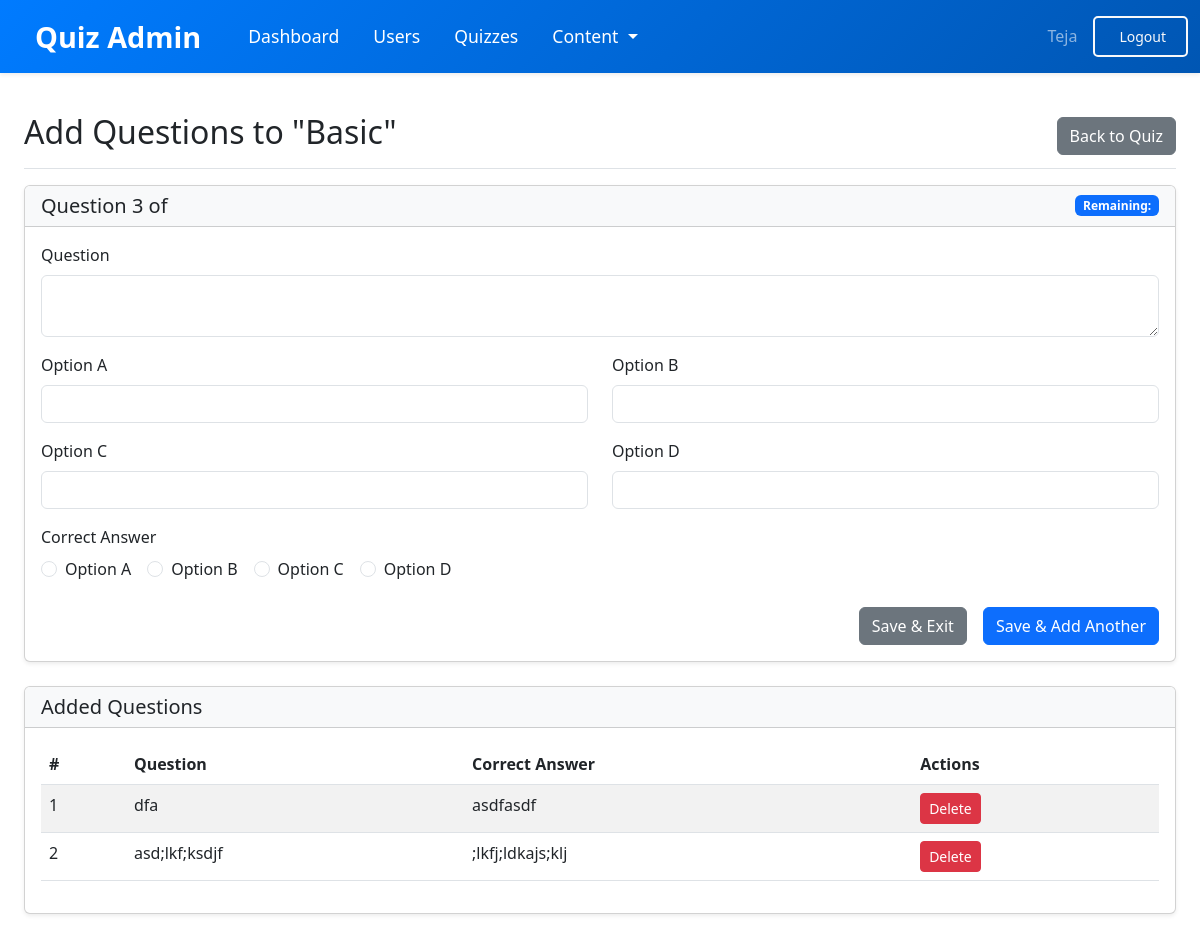
The page /admin/quiz/1/add_questions (signed in) on the database its author committed.
### models/models.py (models this page shows)
class User(db.Model , UserMixin):
    __tablename__ = 'user'
    id = db.Column(db.Integer , primary_key = True,autoincrement=True)
    email = db.Column(db.String(150) , unique=True)
    password = db.Column(db.String(150))
    name = db.Column(db.String(150))
    qualification = db.Column(db.String(150))
    dob = db.Column(db.Date, nullable=True)
    is_admin = db.Column(db.Boolean, default=False)
    scores = db.relationship('Score', backref='user', lazy=True)

class Quiz(db.Model , UserMixin):
    __tablename__ = 'quiz'
    id = db.Column(db.Integer , primary_key = True,autoincrement=True)
    Chapter_id = db.Column(db.Integer , db.ForeignKey('chapter.id'),nullable=False)
    date_of_quiz = db.Column(db.DateTime, nullable=False, default=datetime.utcnow)
    title = db.Column(db.String(20) , nullable=False)
    time_duration = db.Column(db.String(5), nullable=False)
    description = db.Column(db.Text)
    questions = db.relationship('Question', backref='quiz', lazy=True)
    scores = db.relationship('Score', backref='quiz', lazy=True)

class Question(db.Model,UserMixin):
    __tablename__ = 'question'
    id = db.Column(db.Integer , primary_key = True,autoincrement=True)
    quiz_id = db.Column(db.Integer,db.ForeignKey('quiz.id'),nullable=False)
    quest = db.Column(db.Text,nullable=False)
    option1 = db.Column(db.String(255), nullable=False)
    option2 = db.Column(db.String(255), nullable=False)
    option3 = db.Column(db.String(255), nullable=False)
    option4 = db.Column(db.String(255), nullable=False)
    answer = db.Column(db.Integer,nullable=False)

### models/admin.py (the view, shortened to what this page needs)
@admin.route('/quiz/<int:quiz_id>/add_questions', methods=['GET', 'POST'])
@login_required
@admin_required
def add_questions(quiz_id):
    from .models import Quiz, Question
    quiz = Quiz.query.get_or_404(quiz_id)
    existing_questions = Question.query.filter_by(quiz_id=quiz_id).all()
    questions_count = len(existing_questions)
    return render_template('admin/add_questions.html',
                          user=current_user,
                          quiz=quiz,
                          questions_count=questions_count,
                          existing_questions=existing_questions)

### models/__init__.py (called while the page is built)
def create_app():
    app = Flask(__name__, template_folder=r'C:\Users\DELL\OneDrive\Desktop\quiz-app(final)\quiz-application\templates')
    app.config['SECRET_KEY'] = '24f1005262'
    app.config['SQLALCHEMY_DATABASE_URI'] = f'sqlite:///{DB_NAME}'
    app.config['SQLALCHEMY_TRACK_MODIFICATIONS'] = False
    db.init_app(app)
    from .models import User
    l_manager = LoginManager()
    l_manager.login_view = 'auth.login'
    l_manager.init_app(app)
    @l_manager.user_loader
    def load_user(id):
        return User.query.get(int(id))
    from .auth import auth
    from .views import views
    from .admin import admin
    app.register_blueprint(auth, url_prefix='/')
    app.register_blueprint(views, url_prefix='/')
    app.register_blueprint(admin, url_prefix='/admin')
    create_database(app)
    create_admin(app)
    return app

### models/admin.py (called while the page is built)
def admin_required(f):
    @wraps(f)
    def decorated_function(*args, **kwargs):
        if not current_user.is_authenticated or not current_user.is_admin:
            flash('Access denied. Admin privileges required.', category='error')
            return redirect(url_for('views.home'))
        return f(*args, **kwargs)
    return decorated_function

### templates/admin/add_questions.html (shortened to what this page needs)
{% extends "admin/admin_layout.html" %}
{% block admin_content %}
<div class="d-flex justify-content-between flex-wrap flex-md-nowrap align-items-center pt-3 pb-2 mb-3 border-bottom">
    <h1 class="h2">Add Questions to "{{ quiz.title }}"</h1>
    <div class="btn-toolbar">
        <a href="{{ url_for('admin.view_quiz', quiz_id=quiz.id) }}" class="btn btn-secondary">Back to Quiz</a>
    </div>
</div>
<div class="row mb-4">
    <div class="col-md-12">
        <div class="card shadow-sm">
            <div class="card-header bg-light">
                <div class="d-flex justify-content-between align-items-center">
                    <h5 class="mb-0">Question {{ questions_count + 1 }} of {{ quiz.no_of_questions }}</h5>
                    <span class="badge bg-primary">Remaining: {{ remaining }}</span>
                </div>
            </div>
            <div class="card-body">
                <form method="POST" action="{{ url_for('admin.add_questions', quiz_id=quiz.id) }}">
                    <div class="mb-3">
                        <label for="question" class="form-label">Question</label>
                        <textarea class="form-control" id="question" name="question" rows="2" required></textarea>
                    </div>
                    <div class="row mb-3">
                        <div class="col-md-6">
                            <label for="option1" class="form-label">Option A</label>
                            <input type="text" class="form-control" id="option1" name="option1" required>
                        </div>
                        <div class="col-md-6">
                            <label for="option2" class="form-label">Option B</label>
                            <input type="text" class="form-control" id="option2" name="option2" required>
                        </div>
                    </div>
                    <div class="row mb-3">
                        <div class="col-md-6">
                            <label for="option3" class="form-label">Option C</label>
                            <input type="text" class="form-control" id="option3" name="option3" required>
                        </div>
                        <div class="col-md-6">
                            <label for="option4" class="form-label">Option D</label>
                            <input type="text" class="form-control" id="option4" name="option4" required>
                        </div>
                    </div>
                    <div class="mb-4">
                        <label class="form-label">Correct Answer</label>
                        <div class="d-flex flex-wrap gap-3">
                            <div class="form-check">
                                <input class="form-check-input" type="radio" name="answer" id="answer1" value="option1" required>
                                <label class="form-check-label" for="answer1">
                                    Option A
                                </label>
                            </div>
                            <div class="form-check">
                                <input class="form-check-input" type="radio" name="answer" id="answer2" value="option2">
                                <label class="form-check-label" for="answer2">
                                    Option B
                                </label>
                            </div>
                            <div class="form-check">
                                <input class="form-check-input" type="radio" name="answer" id="answer3" value="option3">
                                <label class="form-check-label" for="answer3">
                                    Option C
                                </label>
                            </div>
                            <div class="form-check">
                                <input class="form-check-input" type="radio" name="answer" id="answer4" value="option4">
                                <label class="form-check-label" for="answer4">
                                    Option D
                                </label>
                            </div>
                        </div>
                    </div>
                    <div class="d-grid gap-2 d-md-flex justify-content-md-end">
                        <button type="submit" name="save_and_exit" class="btn btn-secondary me-md-2">Save & Exit</button>
                        <button type="submit" name="save_and_add" class="btn btn-primary">Save & Add Another</button>
                    </div>
                </form>
            </div>
        </div>
    </div>
</div>
{% if existing_questions %}
<div class="card shadow-sm mb-4">
    <div class="card-header bg-light">
        <h5 class="mb-0">Added Questions</h5>
    </div>
    <div class="card-body">
        <div class="table-responsive">
            <table class="table table-striped">
                <thead>
                    <tr>
                        <th>#</th>
                        <th>Question</th>
                        <th>Correct Answer</th>
                        <th>Actions</th>
                    </tr>
                </thead>
                <tbody>
                    {% for question in existing_questions %}
                    <tr>
                        <td>{{ loop.index }}</td>
                        <td>{{ question.quest }}</td>
                        <td>
                            {% if question.answer == 'option1' %}
                                {{ question.option1 }}
                            {% elif question.answer == 'option2' %}
                                {{ question.option2 }}
                            {% elif question.answer == 'option3' %}
                                {{ question.option3 }}
                            {% elif question.answer == 'option4' %}
                                {{ question.option4 }}
                            {% endif %}
                        </td>
                        <td>
                            <a href="{{ url_for('admin.delete_question', question_id=question.id) }}" class="btn btn-sm btn-danger">Delete</a>
                        </td>
                    </tr>
                    {% endfor %}
                </tbody>
            </table>
        </div>
    </div>
</div>
{% endif %}
{% endblock %}

### templates/admin/admin_layout.html (shortened to what this page needs)
{% extends "layout.html" %}
{% block content %}
<nav class="navbar navbar-expand-lg navbar-dark bg-dark shadow-sm sticky-top">
    <div class="container-fluid">
        <a class="navbar-brand" href="{{ url_for('admin.dashboard') }}">
            Quiz Admin
        </a>
        <div class="collapse navbar-collapse" id="adminNavbar">
            <ul class="navbar-nav me-auto mb-2 mb-lg-0">
                <li class="nav-item">
                    <a class="nav-link {% if request.endpoint == 'admin.dashboard' %}active{% endif %}" href="{{ url_for('admin.dashboard') }}">
                        Dashboard
                    </a>
                </li>
                <li class="nav-item">
                    <a class="nav-link {% if request.endpoint == 'admin.users' %}active{% endif %}" href="{{ url_for('admin.users') }}">
                        Users
                    </a>
                </li>
                <li class="nav-item">
                    <a class="nav-link {% if request.endpoint == 'admin.quizzes' %}active{% endif %}" href="{{ url_for('admin.quizzes') }}">
                        Quizzes
                    </a>
                </li>
                <li class="nav-item dropdown">
                    <a class="nav-link dropdown-toggle" href="#" id="contentDropdown" role="button" data-bs-toggle="dropdown" aria-expanded="false">
                        Content
                    </a>
                </li>
            </ul>
            <div class="d-flex">
                <span class="navbar-text me-3">
                     {{ user.name }}
                </span>
                <a href="{{ url_for('auth.logout') }}" class="btn btn-outline-light btn-sm">
                    Logout
                </a>
            </div>
        </div>
    </div>
</nav>
<div class="container-fluid py-4 px-4">
    {% block admin_content %}{% endblock %}
</div>
{% endblock %}

### templates/layout.html (style rules this page uses)
.navbar { background: linear-gradient(135deg, #007bff, #0056b3); padding: 15px 0; transition: 0.3s ease-in-out; }
.navbar-brand { font-size: 1.8rem; font-weight: bold; color: #fff; transition: 0.3s; padding: 0 15px; }
.navbar-nav { align-items: center; gap: 10px; }
.navbar-nav .nav-link { color: #ffffff; font-size: 1.1rem; padding: 8px 15px; transition: 0.3s; border-radius: 5px; }
.nav-item { display: flex; align-items: center; }
.navbar .btn-outline-light { padding: 8px 20px; border-width: 2px; font-weight: 500; border-radius: 5px; transition: all 0.3s ease; }
.navbar-collapse { justify-content: flex-end; }

### rows shown on the page
User: name "Teja"
Quiz: title "Basic"
Question: quest "dfa", option3 "asdfasdf"
Question: quest "asd;lkf;ksdjf", option4 ";lkfj;ldkajs;klj"

### other values the page prints
{{ questions_count + 1 }} "3"
